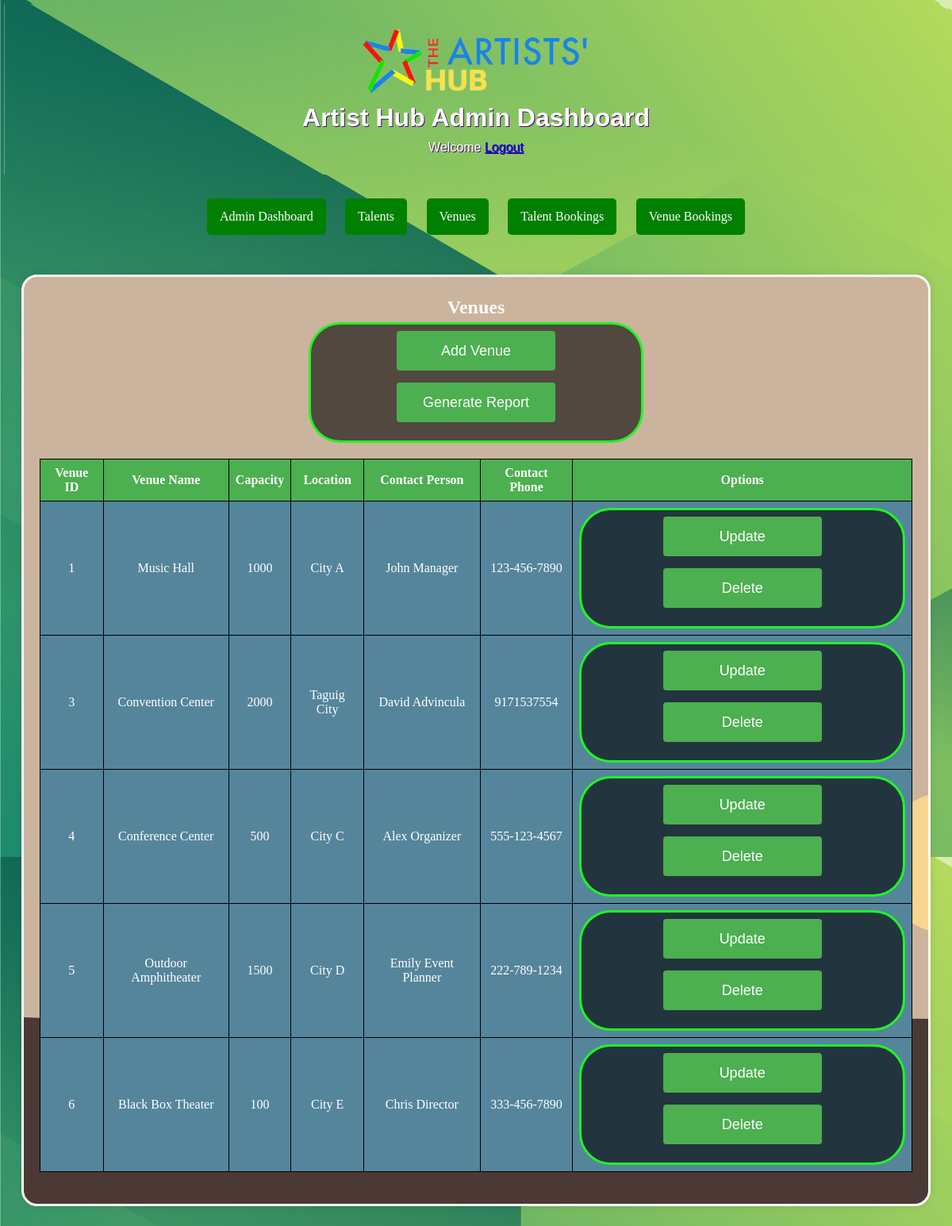
/admin_venues.php, run on the app's committed database.
### tables this page shows
CREATE TABLE `venues` (
  `venue_id` int(11) NOT NULL,
  `venue_name` varchar(255) NOT NULL,
  `capacity` int(11) DEFAULT NULL,
  `location` varchar(255) DEFAULT NULL,
  `contact_person` varchar(255) DEFAULT NULL,
  `contact_phone` varchar(20) DEFAULT NULL
);

### database.php (called while the page is built, shortened)
<?php
$host = "localhost";
$username = "root";
$password = "";
$database = "artisthub";
$conn = new mysqli($host, $username, $password, $database);
function getVenues() {
    global $conn;
    $venues = array();
    $sql = "SELECT * FROM venues";
    $result = $conn->query($sql);
    if ($result->num_rows > 0) {
        while ($row = $result->fetch_assoc()) {
            $venues[] = $row;
        }
    }
    return $venues;
}
?>

### admin_venues.php (the view, shortened to what this page needs)
<?php
include_once 'database.php';
$venues = getVenues();
?>
<!DOCTYPE html>
<html lang="en">
<head>
    <link rel="stylesheet" href="style.css">
</head>
<body>
    <div class="header">
    <img src="logo.png" alt="Artist Hub Logo">
        <h1>Artist Hub Admin Dashboard</h1>
        <p>Welcome <a href="logout.php">Logout</a></p>
    </div>
    <header>
        <nav>
            <a href="admin_dashboard.php">Admin Dashboard</a>
            <a href="admin_talents.php">Talents</a>
            <a href="admin_venues.php">Venues</a>
            <a href="admin_bookings.php">Talent Bookings</a>
            <a href="admin_bookings2.php">Venue Bookings</a>
        </nav>
    </header>
    <div class="container">
        <h2>Venues</h2>
        <form method="post" action="<?php echo htmlspecialchars($_SERVER["PHP_SELF"]); ?>">
            <button type="submit" name="add">Add Venue</button>
            <button type="submit" name="generate_report">Generate Report</button>
        </form>
        <table>
            <thead>
                <tr>
                    <th>Venue ID</th>
                    <th>Venue Name</th>
                    <th>Capacity</th>
                    <th>Location</th>
                    <th>Contact Person</th>
                    <th>Contact Phone</th>
                    <th>Options</th>
                </tr>
            </thead>
            <tbody>
                <?php foreach ($venues as $venue): ?>
                    <tr>
                        <td><?php echo $venue['venue_id']; ?></td>
                        <td><?php echo $venue['venue_name']; ?></td>
                        <td><?php echo $venue['capacity']; ?></td>
                        <td><?php echo $venue['location']; ?></td>
                        <td><?php echo $venue['contact_person']; ?></td>
                        <td><?php echo $venue['contact_phone']; ?></td>
                        <td>
                            <form method="post" action="<?php echo htmlspecialchars($_SERVER["PHP_SELF"]); ?>">
                                <button type="submit" name="update">Update</button>
                                <button type="submit" name="delete">Delete</button>
                            </form>
                        </td>
                    </tr>
                <?php endforeach; ?>
            </tbody>
        </table>
    </div>
</body>
</html>

### style.css (style rules this page uses)
body, h1, h2, p, form { margin: 0; padding: 5px; color: rgb(255, 255, 255); text-align: center; }
body { background: linear-gradient(to bottom, #006400, #14c91a); font-family: Arial, sans-serif; font-size: 16px; color: white; background-image: url("sage.png"); }
.header { background-color: #14c91a; padding: 20px; color: white; text-shadow: 1px 1px indigo; text-align: center; background-image: url("sage.png"); }
.header img { display: block; margin: 0 auto; height: 100px; }
.container { max-width: 1100px; margin: 20px auto; padding: 20px; border-radius: 20px; box-shadow: 0 0 10px rgba(0, 0, 0, 0.1); border-style: solid; color: rgb(253, 253, 253); font-family: Georgia; background-image: url("er.png"); background-size: cover; background-repeat: no-repeat; background-position: center; }
form { max-width: 400px; margin: 0 auto; font-family: Courier; font-size: 100%; padding: 8px; color: rgb(31, 247, 35); border-radius: 40px; border-style: solid; background: rgba(0, 0, 0, 0.6); }
label, input, button { display: block; margin-bottom: 15px; color: rgb(255, 255, 255); }
button, select { padding: 10px; width: 100%; box-sizing: border-box; }
button { background-color: #4CAF50; color: white; border: none; padding: 12px 20px; text-align: center; text-decoration: none; display: inline-block; font-size: 18px; border-radius: 4px; cursor: pointer; width: 200px; height: 50px; }
table { width: auto; max-width: 100%; border-collapse: collapse; margin: 20px auto; text-align: center; }
th, td { border: 1px solid #000000; padding: 8px; text-align: left; text-align: center; }
th { background-color: #4CAF50; color: rgb(255, 255, 255); text-align: center; }
td { background-color: #55859b; color: rgb(255, 255, 255); }
nav { text-align: center; margin-bottom: 20px; padding-top: 30px; padding-bottom: 30px; }
nav a { color: white; text-decoration: none; padding: 14px 16px; display: inline-block; margin: 0 10px; border-radius: 5px; background-color: #008000; font-family: Verdana; }

### data on the page
venues: venue_id "1", venue_name "Music Hall", capacity "1000", location "City A", contact_person "John Manager", contact_phone "123-456-7890"
venues: venue_id "3", venue_name "Convention Center", capacity "2000", location "Taguig City", contact_person "David Advincula", contact_phone "9171537554"
venues: venue_id "4", venue_name "Conference Center", capacity "500", location "City C", contact_person "Alex Organizer", contact_phone "555-123-4567"
venues: venue_id "5", venue_name "Outdoor Amphitheater", capacity "1500", location "City D", contact_person "Emily Event Planner", contact_phone "222-789-1234"
venues: venue_id "6", venue_name "Black Box Theater", capacity "100", location "City E", contact_person "Chris Director", contact_phone "333-456-7890"
